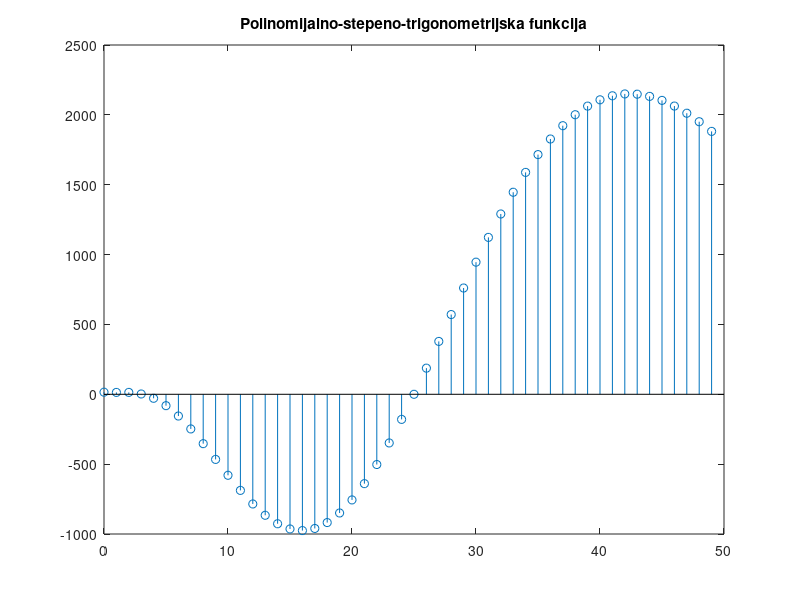

Write MATLAB code to recreate this figure.
%diskretno vreme
n = 0 : 49;
%definicija polinomijalno-stepeno-trigonometrijskog signala
x = (-3*n.^3+10*n.^2-7*n+15).*(0.9.^n).*cos(2*pi*0.01*n);
stem (n, x), title ('Polinomijalno-stepeno-trigonometrijska funkcija');
